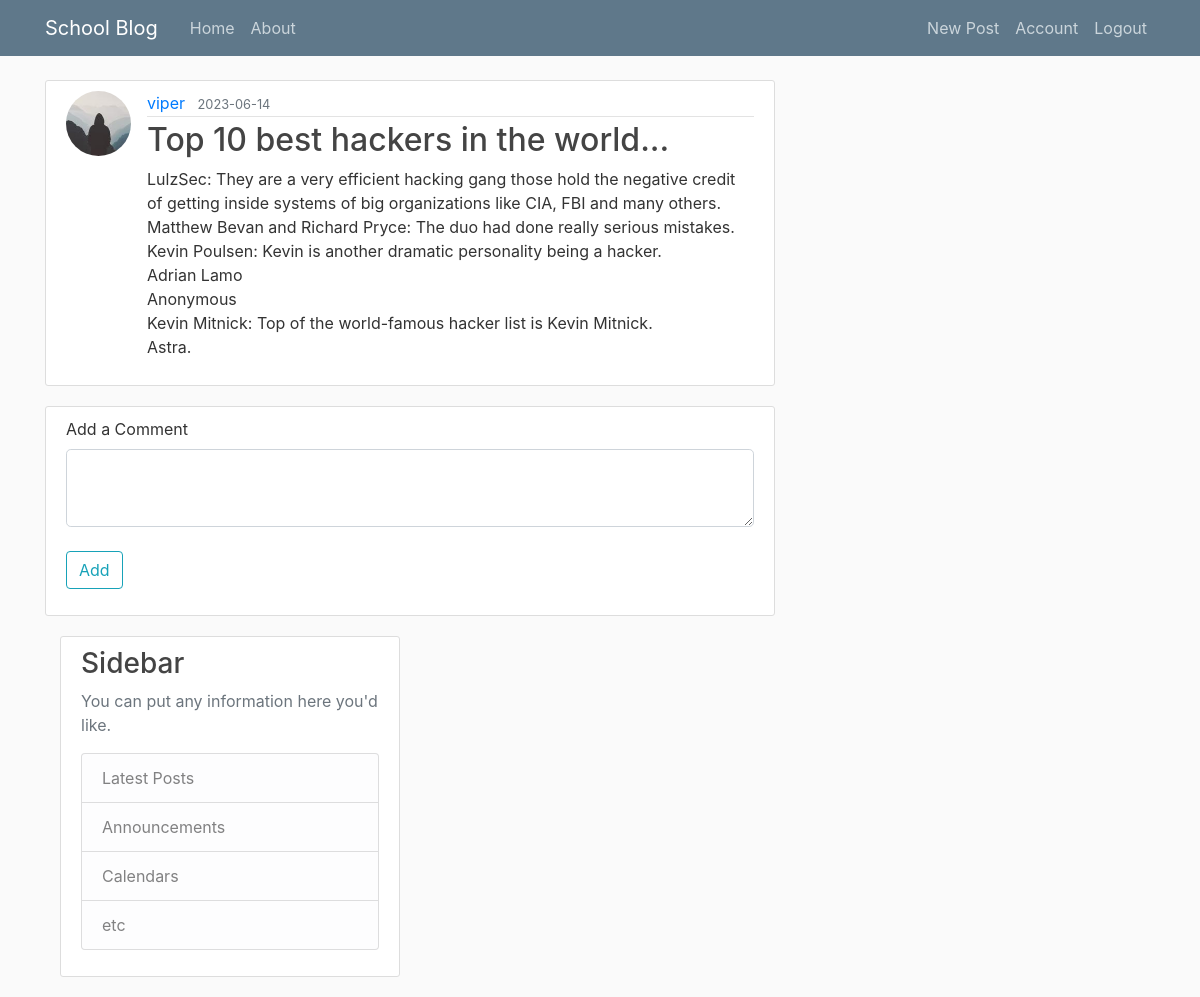
Page /postcomment/18 (signed in) on the earlier database version.
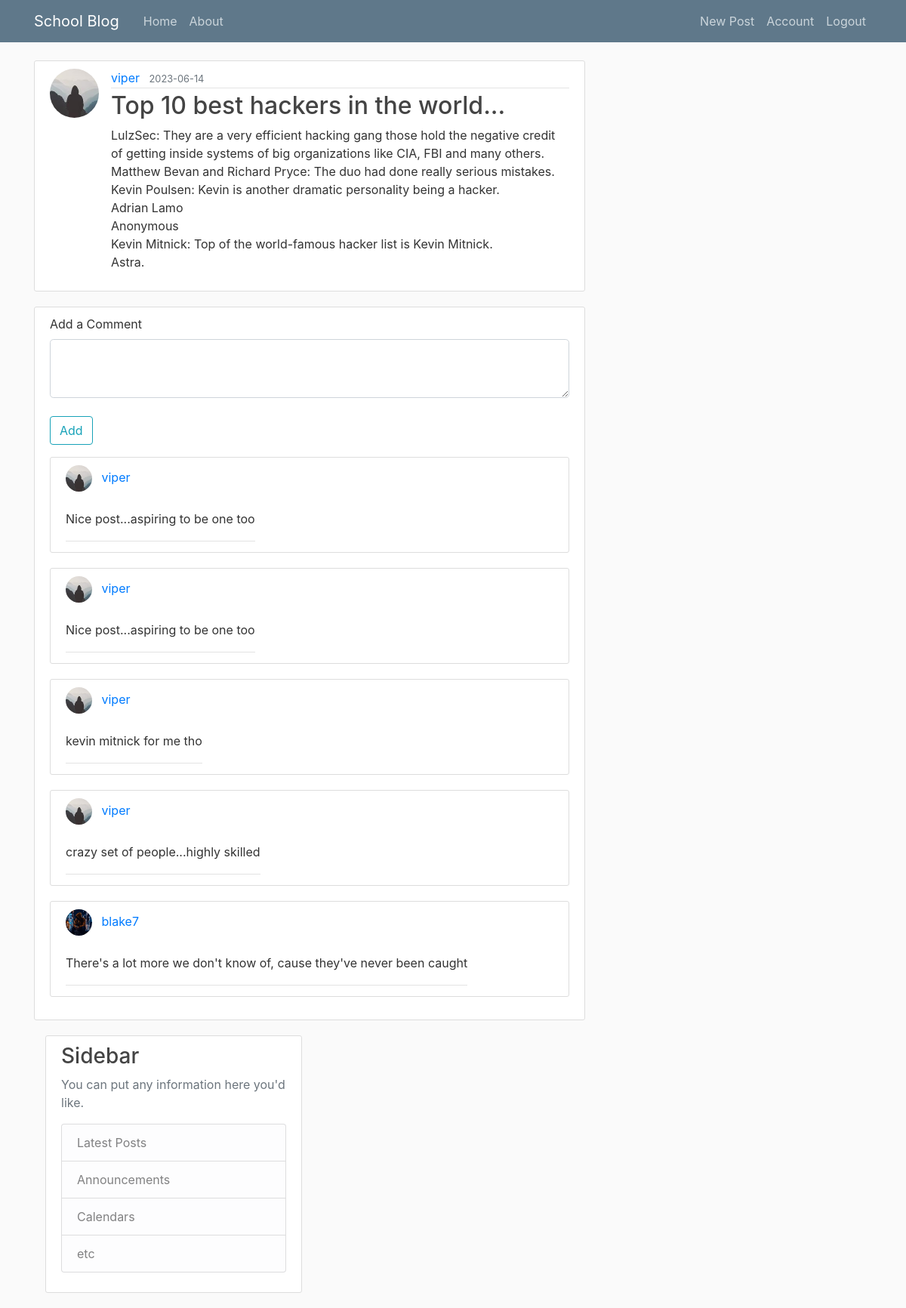
Same page on the later database version.
### flaskblog/models.py (models this page shows, shortened)
class Comment(db.Model):
    from flaskblog import db
    id = db.Column(db.Integer, primary_key=True)
    date_posted = db.Column(db.DateTime, nullable=False, default=datetime.utcnow)
    content = db.Column(db.String(2000), nullable=False)
    user_id = db.Column(db.Integer, db.ForeignKey('user.id'), nullable=False)
    post_id = db.Column(db.Integer, db.ForeignKey('post.id'), nullable=False)

class User(UserMixin, db.Model):
    id = db.Column(db.Integer, primary_key=True)
    username = db.Column(db.String(20), unique=True, nullable=False)
    email = db.Column(db.String(120), unique=True, nullable=False)
    image_file = db.Column(db.String(20), nullable=False,
                           default='default.jpg')
    password = db.Column(db.String(60), nullable=False)
    posts = db.relationship('Post', backref='author', lazy=True)
    comments = db.relationship('Comment', backref='author', lazy=True)

### flaskblog/users/routes.py (the view, shortened to what this page needs)
@users.route('/postcomment/<int:post_id>', methods=['GET', 'POST'])
@login_required
def user_comment(post_id):
    form = CommentForm()
    text = form.content.data
    post = Post.query.get_or_404(post_id)
    if not text:
        pass
    comment = Comment.query.filter_by(post_id=post_id).order_by(Comment.date_posted.desc()).all()
    return render_template('user_comments.html', title='Add Comment', form=form, comment=comment, post=post)

### flaskblog/users/forms.py
class CommentForm(FlaskForm):
    content = TextAreaField('Add a Comment', validators=[DataRequired()])
    submit = SubmitField('Add')

### flaskblog/models.py (called while the page is built)
@login_manager.user_loader
def load_user(user_id):
    return User.query.get(int(user_id))

### flaskblog/templates/user_comments.html
{% extends "layout.html" %}
{% block content %}
    <div class="form-group">
        <article class="media content-section">
            <img class="rounded-circle article-img" src="{{ url_for('static', filename='profile_pics/' + post.author.image_file )}}">
            <div class="media-body">
            <div class="article-metadata">
                <a class="mr-2" href="{{ url_for('users.user_posts', username=post.author.username) }}">{{ post.author.username }}</a>
                <small class="text-muted">{{ post.date_posted.strftime('%Y-%m-%d') }}</small>
            </div>
            <h2><a class="article-title" href="{{ url_for('posts.post', post_id=post.id) }}">{{ post.title }}</a></h2>
            <p class="article-content">{{ post.content }}</p>
            </div>
        </article>
        <div class="content-section">
            <form method="POST" action=" {{ url_for('users.user_comment', post_id=post.id) }}">
                <div class="form-group">
                    {{ form.content.label(class="form-control-label") }}
                    {% if form.content.errors %}
                        {{ form.content(class="form-control form-control-lg is-invalid") }}
                            <div class="invalid-feedback">
                                {% for error in form.content.errors %}
                                    <span>{{ error }}</span>
                                {% endfor %}
                            </div>
                    {% else %}
                        {{ form.content(class="form-control form-control-lg")}}
                        {% endif %}
                    <div class="form-group mt-4">
                            {{ form.submit(class="btn btn-outline-info") }}
                    </div>
                </div>
            </form>
            {% for comments in post.comments %}
                <article class="media content-section">
                    <div class="article-metadata">
                        <img class="rounded-circle article-cimg" src="{{ url_for('static', filename='profile_pics/' + comments.author.image_file )}}">
                        <a class="mr-4" href="{{ url_for('users.user_posts', username=comments.author.username)}}">{{ comments.author.username }}</a>
                        <p class="mt-4 article-content">{{ comments.content }}</p>
                    </div>
                </article>
            {% endfor %}
            </div>
        </div>
    </div>
{% endblock content %}

Differences in the rows shown:
added Comment: image_file (picture), author.username "viper", content "Nice post...aspiring to be one too"
added Comment: image_file (picture), author.username "viper", content "Nice post...aspiring to be one too"
added Comment: image_file (picture), author.username "viper", content "kevin mitnick for me tho"
added Comment: image_file (picture), author.username "viper", content "crazy set of people...highly skilled"
added Comment: image_file (picture), author.username "blake7", content "There's a lot more we don't know of, cause they've never been caught"
